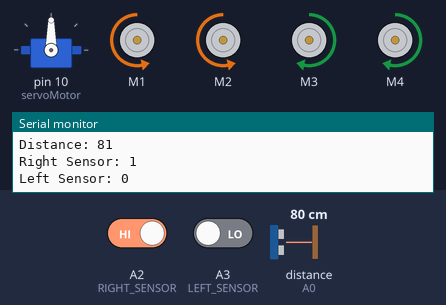
A sketch run on a simulated Arduino Uno, built with avr-gcc and run on an emulated ATmega328P. Shown: servo, 4 × DC motor (green arrow = forward, orange = backward, longer = faster), the last lines printed to the serial monitor. The test bench sets the inputs (shaded band); at power-on: distance to the obstacle (sensor on A0) 80 cm, A2 (RIGHT_SENSOR) HIGH, A3 (LEFT_SENSOR) LOW. The echo pulse lasts 58.3 µs per cm.

Above: at 6.6 s.
6.7 s: distance to the obstacle (sensor on A0) set to 16 cm
8.2 s: distance to the obstacle (sensor on A0) set to 12 cm
At 9.5 s:
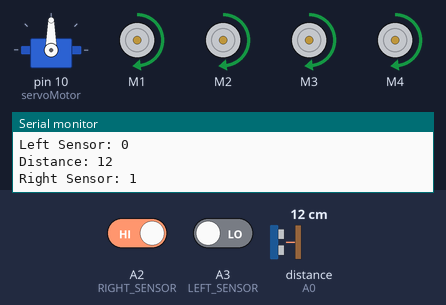
9.8 s: distance to the obstacle (sensor on A0) set to 18 cm
At 10.4 s:
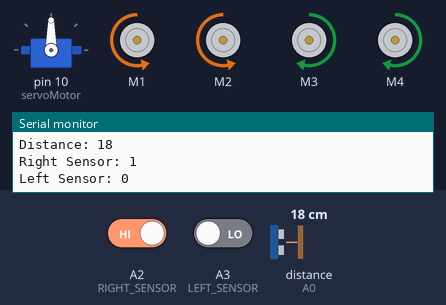
11.3 s: A2 (RIGHT_SENSOR) driven LOW
At 12.4 s:
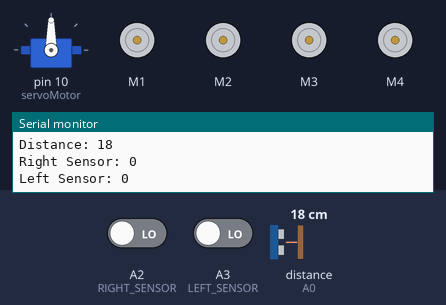
12.9 s: A3 (LEFT_SENSOR) driven HIGH
At 13.7 s:
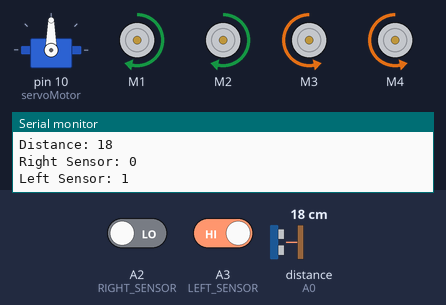
14.4 s: distance to the obstacle (sensor on A0) set to 2 cm
At 15.6 s:
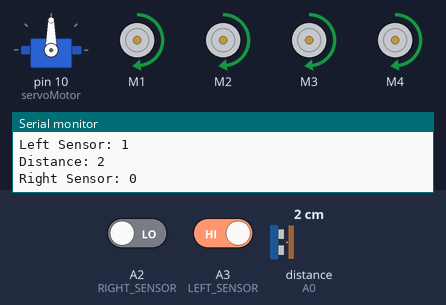
Timing chart, 0 to 17.0 s (numbered marks = the images above; inputs shaded):
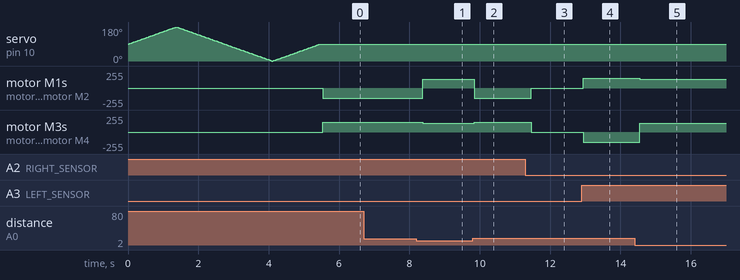

Measured:
- the behaviour switches between 15 and 14 cm on distance to the obstacle (sensor on A0) (found by bisection; images 0 and 1)
- after the input at 8.2 s, motor M1, motor M2: backward 150/255 → forward 130/255 after 0.18 s; motor M3, motor M4: forward 150/255 → forward 130/255 after 0.18 s
- after the input at 9.8 s, motor M1, motor M2: forward 130/255 → backward 150/255 at once; motor M3, motor M4: forward 130/255 → forward 150/255 at once
- after the input at 11.3 s, motor M1, motor M2: backward 150/255 → stopped after 0.16 s; motor M3, motor M4: forward 150/255 → stopped after 0.16 s
- after the input at 12.9 s, motor M1, motor M2: stopped → forward 150/255 at once; motor M3, motor M4: stopped → backward 150/255 at once
- after the input at 14.4 s, motor M1, motor M2: forward 150/255 → forward 130/255 after 0.15 s; motor M3, motor M4: backward 150/255 → forward 130/255 after 0.15 s

The sketch:

Human_follow_robot.ino
```cpp
#include <NewPing.h>
#include <Servo.h>
#include <AFMotor.h>

#define RIGHT_SENSOR A2
#define LEFT_SENSOR A3
#define SONAR_TRIGGER A1
#define SONAR_ECHO A0
#define MAX_DETECTION_DISTANCE 200

unsigned int currentDistance = 0;
unsigned int rightSensorValue = 0;
unsigned int leftSensorValue = 0;

NewPing sonar(SONAR_TRIGGER, SONAR_ECHO, MAX_DETECTION_DISTANCE);

AF_DCMotor motorFrontLeft(1, MOTOR12_1KHZ);
AF_DCMotor motorFrontRight(2, MOTOR12_1KHZ);
AF_DCMotor motorBackLeft(3, MOTOR34_1KHZ);
AF_DCMotor motorBackRight(4, MOTOR34_1KHZ);

Servo servoMotor;
int servoPosition = 0;

void setup() {
  Serial.begin(9600);
  servoMotor.attach(10);
  for (servoPosition = 90; servoPosition <= 180; servoPosition += 1) {
    servoMotor.write(servoPosition);
    delay(15);
  }
  for (servoPosition = 180; servoPosition >= 0; servoPosition -= 1) {
    servoMotor.write(servoPosition);
    delay(15);
  }
  for (servoPosition = 0; servoPosition <= 90; servoPosition += 1) {
    servoMotor.write(servoPosition);
    delay(15);
  }
  pinMode(RIGHT_SENSOR, INPUT);
  pinMode(LEFT_SENSOR, INPUT);
}

void loop() {
  delay(50);
  currentDistance = sonar.ping_cm();
  Serial.print("Distance: ");
  Serial.println(currentDistance);

  rightSensorValue = digitalRead(RIGHT_SENSOR);
  leftSensorValue = digitalRead(LEFT_SENSOR);
  Serial.print("Right Sensor: ");
  Serial.println(rightSensorValue);
  Serial.print("Left Sensor: ");
  Serial.println(leftSensorValue);

  if ((currentDistance > 1) && (currentDistance < 15)) {
    motorFrontLeft.setSpeed(130);
    motorFrontLeft.run(FORWARD);
    motorFrontRight.setSpeed(130);
    motorFrontRight.run(FORWARD);
    motorBackLeft.setSpeed(130);
    motorBackLeft.run(FORWARD);
    motorBackRight.setSpeed(130);
    motorBackRight.run(FORWARD);
  } else if ((rightSensorValue == 0) && (leftSensorValue == 1)) {
    motorFrontLeft.setSpeed(150);
    motorFrontLeft.run(FORWARD);
    motorFrontRight.setSpeed(150);
    motorFrontRight.run(FORWARD);
    motorBackLeft.setSpeed(150);
    motorBackLeft.run(BACKWARD);
    motorBackRight.setSpeed(150);
    motorBackRight.run(BACKWARD);
    delay(150);
  } else if ((rightSensorValue == 1) && (leftSensorValue == 0)) {
    motorFrontLeft.setSpeed(150);
    motorFrontLeft.run(BACKWARD);
    motorFrontRight.setSpeed(150);
    motorFrontRight.run(BACKWARD);
    motorBackLeft.setSpeed(150);
    motorBackLeft.run(FORWARD);
    motorBackRight.setSpeed(150);
    motorBackRight.run(FORWARD);
    delay(150);
  } else if (currentDistance > 15) {
    motorFrontLeft.setSpeed(0);
    motorFrontLeft.run(RELEASE);
    motorFrontRight.setSpeed(0);
    motorFrontRight.run(RELEASE);
    motorBackLeft.setSpeed(0);
    motorBackLeft.run(RELEASE);
    motorBackRight.setSpeed(0);
    motorBackRight.run(RELEASE);
  }
}
```
